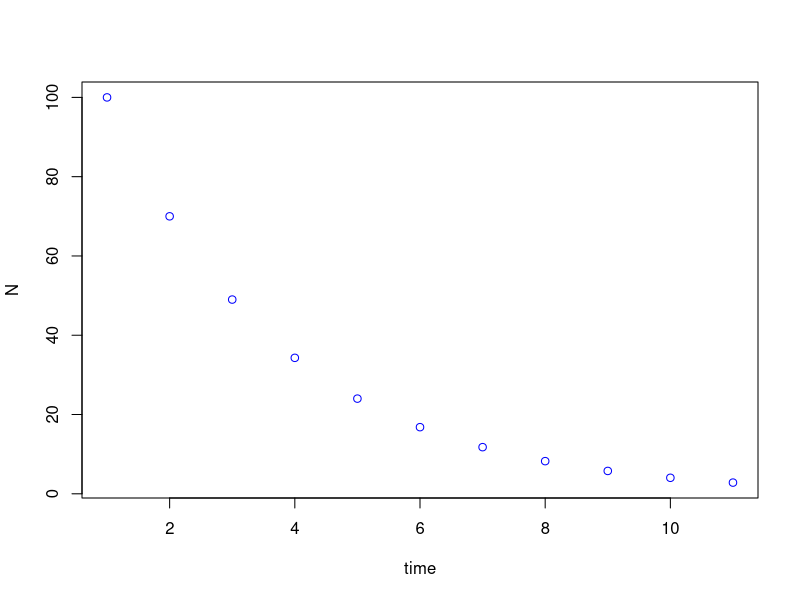

Here is the R script that generated this plot:
No <- 100
R <- 0.7
maxtime <- 10

NN<- matrix(NA, nrow=1, ncol=maxtime+1)
NN[1]=100
for (tt in 1:10) {
  NN[tt+1]= NN[tt]*R}
NN
plot(1:(maxtime+1), NN, xlab="time", ylab="N", col="blue")
